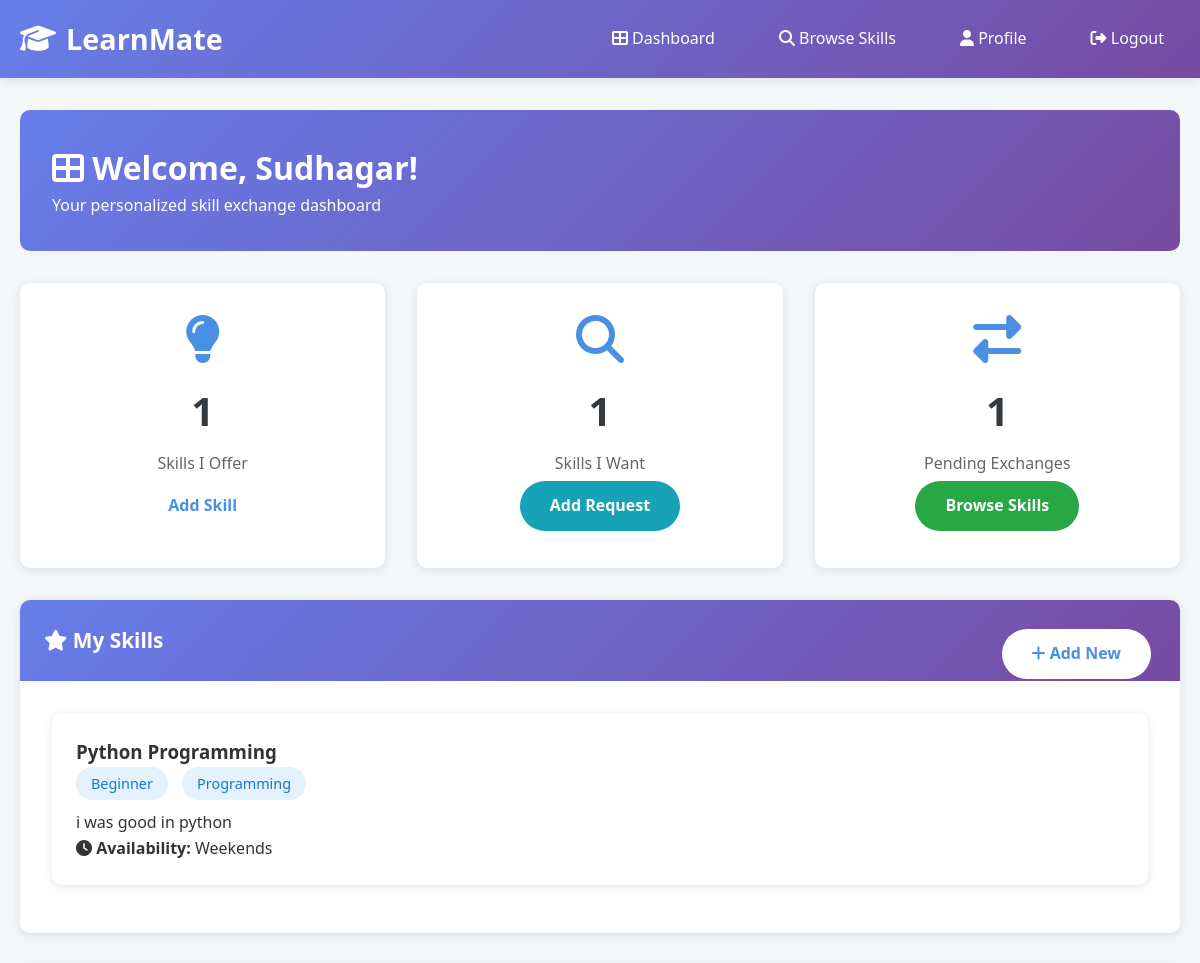
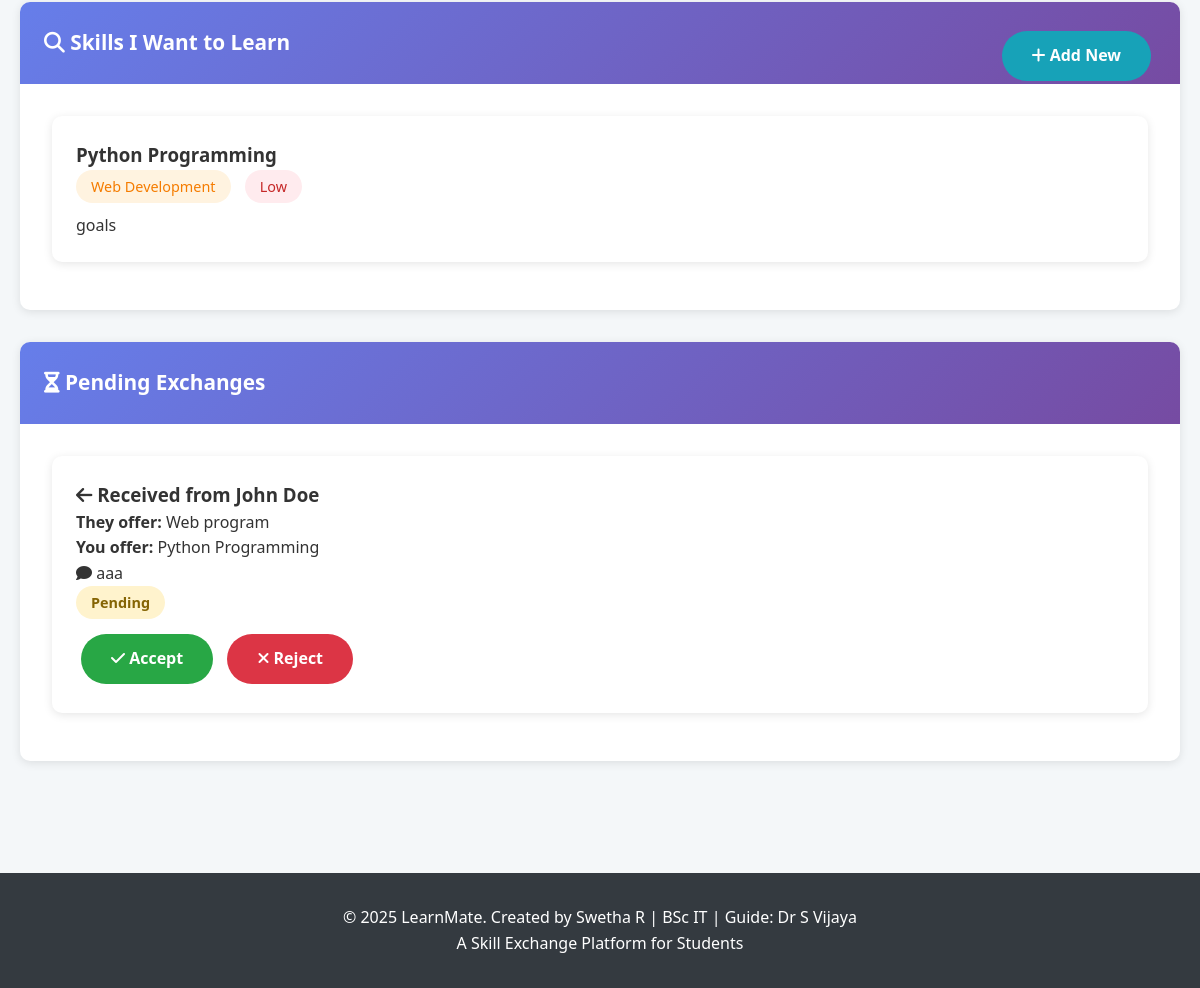
Page /dashboard (signed in) on the committed database (2 pictures, top to bottom).
### app.py (models this page shows)
class User(db.Model):
    id = db.Column(db.Integer, primary_key=True)
    username = db.Column(db.String(80), unique=True, nullable=False)
    email = db.Column(db.String(120), unique=True, nullable=False)
    password = db.Column(db.String(200), nullable=False)
    full_name = db.Column(db.String(100), nullable=False)
    college = db.Column(db.String(100))
    department = db.Column(db.String(100))
    year = db.Column(db.String(20))
    is_admin = db.Column(db.Boolean, default=False)
    created_at = db.Column(db.DateTime, default=datetime.utcnow)
    skills_offered = db.relationship('Skill', backref='user', lazy=True, foreign_keys='Skill.user_id')
    skills_wanted = db.relationship('SkillRequest', backref='user', lazy=True)
    exchanges_initiated = db.relationship('Exchange', foreign_keys='Exchange.initiator_id', backref='initiator', lazy=True)
    exchanges_received = db.relationship('Exchange', foreign_keys='Exchange.receiver_id', backref='receiver', lazy=True)

class Skill(db.Model):
    id = db.Column(db.Integer, primary_key=True)
    user_id = db.Column(db.Integer, db.ForeignKey('user.id'), nullable=False)
    skill_name = db.Column(db.String(100), nullable=False)
    category = db.Column(db.String(50), nullable=False)
    proficiency_level = db.Column(db.String(50), nullable=False)
    description = db.Column(db.Text)
    availability = db.Column(db.String(200))
    created_at = db.Column(db.DateTime, default=datetime.utcnow)

class SkillRequest(db.Model):
    id = db.Column(db.Integer, primary_key=True)
    user_id = db.Column(db.Integer, db.ForeignKey('user.id'), nullable=False)
    skill_name = db.Column(db.String(100), nullable=False)
    category = db.Column(db.String(50), nullable=False)
    description = db.Column(db.Text)
    urgency = db.Column(db.String(50))
    created_at = db.Column(db.DateTime, default=datetime.utcnow)

class Exchange(db.Model):
    id = db.Column(db.Integer, primary_key=True)
    initiator_id = db.Column(db.Integer, db.ForeignKey('user.id'), nullable=False)
    receiver_id = db.Column(db.Integer, db.ForeignKey('user.id'), nullable=False)
    initiator_skill = db.Column(db.String(100), nullable=False)
    receiver_skill = db.Column(db.String(100), nullable=False)
    status = db.Column(db.String(50), default='pending')  # pending, accepted, rejected, completed
    message = db.Column(db.Text)
    created_at = db.Column(db.DateTime, default=datetime.utcnow)
    updated_at = db.Column(db.DateTime, default=datetime.utcnow, onupdate=datetime.utcnow)

### app.py (the view)
@app.route('/dashboard')
@login_required
def dashboard():
    user = User.query.get(session['user_id'])
    my_skills = Skill.query.filter_by(user_id=user.id).all()
    my_requests = SkillRequest.query.filter_by(user_id=user.id).all()
    pending_exchanges = Exchange.query.filter(
        ((Exchange.initiator_id == user.id) | (Exchange.receiver_id == user.id)) &
        (Exchange.status == 'pending')
    ).all()
    matches = []
    for request in my_requests:
        matching_skills = Skill.query.filter(
            Skill.skill_name.ilike(f'%{request.skill_name}%'),
            Skill.user_id != user.id
        ).all()
        for skill in matching_skills:
            matches.append({
                'skill': skill,
                'request': request,
                'user': User.query.get(skill.user_id)
            })
    return render_template('dashboard.html', user=user, my_skills=my_skills,
                         my_requests=my_requests, pending_exchanges=pending_exchanges,
                         matches=matches)

### app.py (called while the page is built)
def login_required(f):
    @wraps(f)
    def decorated_function(*args, **kwargs):
        if 'user_id' not in session:
            flash('Please login to access this page.', 'warning')
            return redirect(url_for('login'))
        return f(*args, **kwargs)
    return decorated_function

### templates/dashboard.html (shortened to what this page needs)
{% extends "base.html" %}
{% block content %}
<div class="dashboard">
    <div class="container">
        <div class="dashboard-header">
            <h1><i class="fas fa-th-large"></i> Welcome, {{ user.full_name }}!</h1>
            <p>Your personalized skill exchange dashboard</p>
        </div>
        <div class="dashboard-grid">
            <div class="stat-card">
                <i class="fas fa-lightbulb"></i>
                <h3>{{ my_skills|length }}</h3>
                <p>Skills I Offer</p>
                <a href="{{ url_for('add_skill') }}" class="btn btn-primary">Add Skill</a>
            </div>
            <div class="stat-card">
                <i class="fas fa-search"></i>
                <h3>{{ my_requests|length }}</h3>
                <p>Skills I Want</p>
                <a href="{{ url_for('add_request') }}" class="btn btn-info">Add Request</a>
            </div>
            <div class="stat-card">
                <i class="fas fa-exchange-alt"></i>
                <h3>{{ pending_exchanges|length }}</h3>
                <p>Pending Exchanges</p>
                <a href="{{ url_for('browse_skills') }}" class="btn btn-success">Browse Skills</a>
            </div>
        </div>
        <div class="card">
            <div class="card-header">
                <i class="fas fa-star"></i> My Skills
                <a href="{{ url_for('add_skill') }}" class="btn btn-primary" style="float: right;">
                    <i class="fas fa-plus"></i> Add New
                </a>
            </div>
            <div class="card-body">
                {% if my_skills %}
                    {% for skill in my_skills %}
                        <div class="skill-card" data-category="{{ skill.category }}">
                            <h3 class="skill-name">{{ skill.skill_name }}</h3>
                            <span class="skill-badge badge-{{ skill.proficiency_level|lower }}">
                                {{ skill.proficiency_level }}
                            </span>
                            <span class="skill-badge" style="background: #e3f2fd; color: #1976d2;">
                                {{ skill.category }}
                            </span>
                            <p class="skill-description">{{ skill.description }}</p>
                            <p><i class="fas fa-clock"></i> <strong>Availability:</strong> {{ skill.availability }}</p>
                        </div>
                    {% endfor %}
                {% else %}
                    <div class="empty-state">
                        <i class="fas fa-inbox"></i>
                        <p>You haven't added any skills yet. Add your first skill to get started!</p>
                        <a href="{{ url_for('add_skill') }}" class="btn btn-primary">Add Your First Skill</a>
                    </div>
                {% endif %}
            </div>
        </div>
        <div class="card">
            <div class="card-header">
                <i class="fas fa-search"></i> Skills I Want to Learn
                <a href="{{ url_for('add_request') }}" class="btn btn-info" style="float: right;">
                    <i class="fas fa-plus"></i> Add New
                </a>
            </div>
            <div class="card-body">
                {% if my_requests %}
                    {% for request in my_requests %}
                        <div class="skill-card">
                            <h3>{{ request.skill_name }}</h3>
                            <span class="skill-badge" style="background: #fff3e0; color: #f57c00;">
                                {{ request.category }}
                            </span>
                            {% if request.urgency %}
                                <span class="skill-badge" style="background: #ffebee; color: #c62828;">
                                    {{ request.urgency }}
                                </span>
                            {% endif %}
                            <p>{{ request.description }}</p>
                        </div>
                    {% endfor %}
                {% else %}
                    <div class="empty-state">
                        <i class="fas fa-search"></i>
                        <p>You haven't added any skill requests yet. Let others know what you want to learn!</p>
                        <a href="{{ url_for('add_request') }}" class="btn btn-info">Add Your First Request</a>
                    </div>
                {% endif %}
            </div>
        </div>
        {% if pending_exchanges %}
        <div class="card">
            <div class="card-header">
                <i class="fas fa-hourglass-half"></i> Pending Exchanges
            </div>
            <div class="card-body">
                {% for exchange in pending_exchanges %}
                    <div class="skill-card">
                        {% if exchange.initiator_id == user.id %}
                            <h3><i class="fas fa-arrow-right"></i> Sent to {{ exchange.receiver.full_name }}</h3>
                            <p><strong>You offer:</strong> {{ exchange.initiator_skill }}</p>
                            <p><strong>They offer:</strong> {{ exchange.receiver_skill }}</p>
                        {% else %}
                            <h3><i class="fas fa-arrow-left"></i> Received from {{ exchange.initiator.full_name }}</h3>
                            <p><strong>They offer:</strong> {{ exchange.initiator_skill }}</p>
                            <p><strong>You offer:</strong> {{ exchange.receiver_skill }}</p>
                        {% endif %}
                        {% if exchange.message %}
                            <p><i class="fas fa-comment"></i> {{ exchange.message }}</p>
                        {% endif %}
                        <span class="status-badge status-{{ exchange.status }}">{{ exchange.status|capitalize }}</span>
                        {% if exchange.receiver_id == user.id and exchange.status == 'pending' %}
                            <div style="margin-top: 10px;">
                                <a href="{{ url_for('manage_exchange', exchange_id=exchange.id, action='accept') }}"
                                   class="btn btn-success">
                                    <i class="fas fa-check"></i> Accept
                                </a>
                                <a href="{{ url_for('manage_exchange', exchange_id=exchange.id, action='reject') }}"
                                   class="btn btn-danger">
                                    <i class="fas fa-times"></i> Reject
                                </a>
                            </div>
                        {% endif %}
                    </div>
                {% endfor %}
            </div>
        </div>
        {% endif %}
    </div>
</div>
{% endblock %}

### static/css/style.css (style rules this page uses)
* { margin: 0; padding: 0; box-sizing: border-box; }
:root { --primary-color: #4a90e2; --secondary-color: #357abd; --success-color: #28a745; --danger-color: #dc3545; --warning-color: #ffc107; --info-color: #17a2b8; --dark-color: #343a40; --light-color: #f8f9fa; --gradient: linear-gradient(135deg, #667eea 0%, #764ba2 100%); }
body { font-family: 'Segoe UI', Tahoma, Geneva, Verdana, sans-serif; line-height: 1.6; color: #333; background-color: #f4f7f9; }
.container { max-width: 1200px; margin: 0 auto; padding: 0 20px; }
.btn { display: inline-block; padding: 12px 30px; margin: 5px; border: none; border-radius: 50px; cursor: pointer; font-size: 1rem; text-decoration: none; transition: all 0.3s ease; font-weight: 600; }
.btn-primary { background-color: white; color: var(--primary-color); }
.btn-success { background-color: var(--success-color); color: white; }
.btn-danger { background-color: var(--danger-color); color: white; }
.btn-info { background-color: var(--info-color); color: white; }
.dashboard { padding: 2rem 0; }
.dashboard-header { background: var(--gradient); color: white; padding: 2rem; border-radius: 10px; margin-bottom: 2rem; }
.dashboard-grid { display: grid; grid-template-columns: repeat(auto-fit, minmax(300px, 1fr)); gap: 2rem; margin-bottom: 2rem; }
.stat-card { background: white; padding: 2rem; border-radius: 10px; box-shadow: 0 2px 10px rgba(0,0,0,0.1); text-align: center; }
.stat-card i { font-size: 3rem; color: var(--primary-color); margin-bottom: 1rem; }
.stat-card h3 { font-size: 2.5rem; margin-bottom: 0.5rem; color: var(--dark-color); }
.stat-card p { color: #666; }
.card { background: white; border-radius: 10px; box-shadow: 0 2px 10px rgba(0,0,0,0.1); overflow: hidden; margin-bottom: 2rem; }
.card-header { background: var(--gradient); color: white; padding: 1.5rem; font-size: 1.3rem; font-weight: bold; }
.card-body { padding: 2rem; }
.skill-card { background: white; border-radius: 10px; box-shadow: 0 2px 10px rgba(0,0,0,0.1); padding: 1.5rem; margin-bottom: 1rem; transition: transform 0.3s ease; }
.skill-badge { display: inline-block; padding: 5px 15px; border-radius: 20px; font-size: 0.9rem; margin-right: 10px; margin-bottom: 10px; }
.badge-beginner { background-color: #e3f2fd; color: #1976d2; }
.status-badge { display: inline-block; padding: 5px 15px; border-radius: 20px; font-size: 0.9rem; font-weight: 600; }
.status-pending { background-color: #fff3cd; color: #856404; }

### rows in the picture
User: full_name "Sudhagar"
Skill: skill_name "Python Programming", proficiency_level "Beginner", category "Programming", description "i was good in python", availability "Weekends"
SkillRequest: skill_name "Python Programming", category "Web Development", urgency "Low", description "goals"
Exchange: initiator.full_name "John Doe", initiator_skill "Web program", receiver_skill "Python Programming", message "aaa", status "Pending"

### other values in the picture
{{ my_skills|length }} "1"
{{ my_requests|length }} "1"
{{ pending_exchanges|length }} "1"
